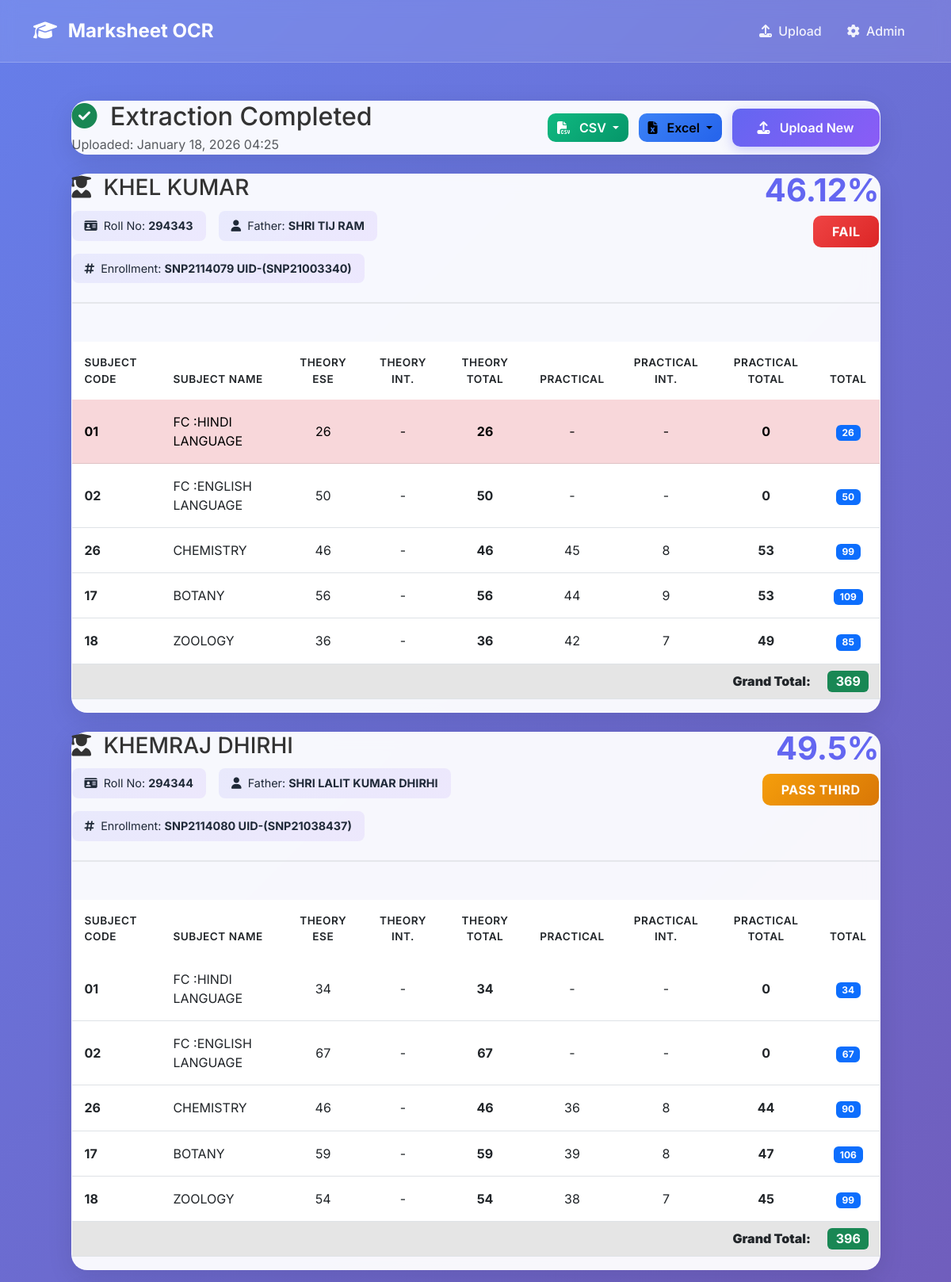
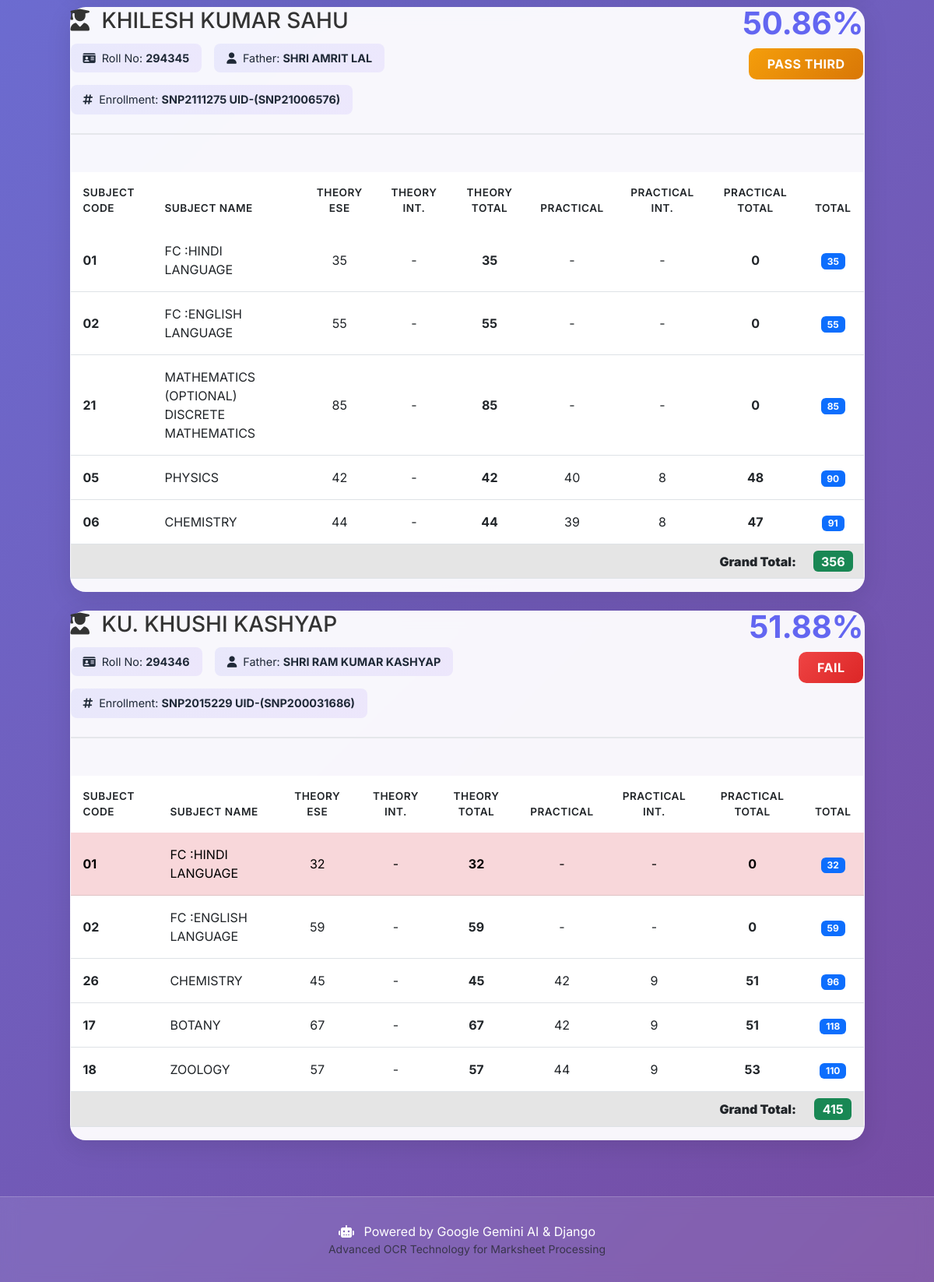
Page /results/9/ on the committed database (2 pictures, top to bottom).
### marksheet_ocr/models.py (models this page shows, shortened)
class MarksheetUpload(models.Model):
    STATUS_CHOICES = [
        ('pending', 'Pending'),
        ('processing', 'Processing'),
        ('completed', 'Completed'),
        ('failed', 'Failed'),
    ]
    image = models.ImageField(upload_to='marksheets/')
    uploaded_at = models.DateTimeField(auto_now_add=True)
    status = models.CharField(max_length=20, choices=STATUS_CHOICES, default='pending')
    error_message = models.TextField(blank=True, null=True)
    class Meta:
        ordering = ['-uploaded_at']

class Student(models.Model):
    upload = models.ForeignKey(MarksheetUpload, on_delete=models.CASCADE, related_name='students')
    roll_number = models.CharField(max_length=50)
    name = models.CharField(max_length=200)
    father_name = models.CharField(max_length=200, blank=True)
    mother_name = models.CharField(max_length=200, blank=True)
    enrollment_number = models.CharField(max_length=100, blank=True)
    class Meta:
        ordering = ['roll_number']
    def get_total_marks(self):
        total = 0
        for mark in self.marks.all():
            total += mark.get_total_marks()
        return total
    def get_percentage(self):
        marks = self.marks.all()
        if not marks:
            return 0
        total_obtained = self.get_total_marks()
        total_maximum = sum(mark.get_maximum_marks() for mark in marks)
        if total_maximum == 0:
            return 0
        return round((total_obtained / total_maximum) * 100, 2)
    def get_result_status(self):
        marks = self.marks.all()
        if not marks:
            return 'N/A'
        for mark in marks:
            if mark.is_failed():
                return 'FAIL'
        percentage = self.get_percentage()
        if percentage >= 75:
            return 'PASS FIRST'
        elif percentage >= 60:
            return 'PASS SECOND'
        elif percentage >= 45:
            return 'PASS THIRD'
        elif percentage >= 33:
            return 'PASS'
        else:
            return 'FAIL'

class Mark(models.Model):
    student = models.ForeignKey(Student, on_delete=models.CASCADE, related_name='marks')
    subject = models.ForeignKey(Subject, on_delete=models.CASCADE)
    theory_ese = models.IntegerField(
        validators=[MinValueValidator(0), MaxValueValidator(100)],
        null=True,
        blank=True,
        help_text="Theory External Semester Examination marks"
    )
    theory_internal = models.IntegerField(
        validators=[MinValueValidator(0), MaxValueValidator(100)],
        null=True,
        blank=True,
        help_text="Theory Internal marks"
    )
    practical_marks = models.IntegerField(
        validators=[MinValueValidator(0), MaxValueValidator(100)],
        null=True,
        blank=True,
        help_text="Practical examination marks"
    )
    practical_internal = models.IntegerField(
        validators=[MinValueValidator(0), MaxValueValidator(100)],
        null=True,
        blank=True,
        help_text="Practical Internal marks"
    )
    class Meta:
        unique_together = ['student', 'subject']
    def get_theory_total(self):
        theory_ese = self.theory_ese or 0
        theory_internal = self.theory_internal or 0
        return theory_ese + theory_internal
    def get_practical_total(self):
        practical = self.practical_marks or 0
        practical_internal = self.practical_internal or 0
        return practical + practical_internal
    def get_total_marks(self):
        return self.get_theory_total() + self.get_practical_total()
    def get_maximum_marks(self):
        max_marks = 0
        if self.theory_ese is not None or self.theory_internal is not None:
            max_marks += 100  # Theory total
        if self.practical_marks is not None or self.practical_internal is not None:
            max_marks += 100  # Practical total
        return max_marks
    def is_failed(self):
        if self.theory_ese is not None and self.theory_ese < 33:
            return True
        if self.practical_marks is not None and self.practical_marks < 33:
            return True
        return False

class Subject(models.Model):
    code = models.CharField(max_length=50)
    name = models.CharField(max_length=200)
    class Meta:
        unique_together = ['code', 'name']

### marksheet_ocr/views.py (the view)
# urls.py: path('results/<int:upload_id>/', views.view_results, name='view_results'),
def view_results(request, upload_id):
    upload = get_object_or_404(MarksheetUpload, id=upload_id)
    students = upload.students.all().prefetch_related('marks__subject')
    return render(request, 'marksheet_ocr/results.html', {
        'upload': upload,
        'students': students
    })

### marksheet_ocr/templates/marksheet_ocr/results.html (shortened to what this page needs)
{% extends 'marksheet_ocr/base.html' %}
{% block content %}
<div class="container my-5">
    <div class="row justify-content-center">
        <div class="col-lg-11">
            <div class="glass-card mb-4">
                <div class="card-body">
                    <div class="d-flex justify-content-between align-items-center">
                        <div>
                            <h2 class="mb-1">
                                <i class="fas fa-check-circle text-success me-2"></i>
                                Extraction Completed
                            </h2>
                            <p class="text-muted mb-0">
                                Uploaded: {{ upload.uploaded_at|date:"F d, Y H:i" }}
                            </p>
                        </div>
                        <div>
                            <div class="btn-group me-2" role="group">
                                <button type="button" class="btn btn-success dropdown-toggle" data-bs-toggle="dropdown">
                                    <i class="fas fa-file-csv me-2"></i>
                                    CSV
                                </button>
                            </div>
                            <div class="btn-group me-2" role="group">
                                <button type="button" class="btn btn-info dropdown-toggle" data-bs-toggle="dropdown">
                                    <i class="fas fa-file-excel me-2"></i>
                                    Excel
                                </button>
                            </div>
                            <a href="{% url 'upload_marksheet' %}" class="btn btn-primary">
                                <i class="fas fa-upload me-2"></i>
                                Upload New
                            </a>
                        </div>
                    </div>
                </div>
            </div>
            {% for student in students %}
            <div class="glass-card mb-4">
                <div class="card-body">
                    <div class="student-header mb-4">
                        <div class="row">
                            <div class="col-md-8">
                                <h3 class="mb-2">
                                    <i class="fas fa-user-graduate me-2"></i>
                                    {{ student.name }}
                                </h3>
                                <div class="student-info">
                                    <span class="info-badge">
                                        <i class="fas fa-id-card me-1"></i>
                                        Roll No: <strong>{{ student.roll_number }}</strong>
                                    </span>
                                    {% if student.father_name %}
                                    <span class="info-badge">
                                        <i class="fas fa-user me-1"></i>
                                        Father: <strong>{{ student.father_name }}</strong>
                                    </span>
                                    {% endif %}
                                    {% if student.enrollment_number %}
                                    <span class="info-badge">
                                        <i class="fas fa-hashtag me-1"></i>
                                        Enrollment: <strong>{{ student.enrollment_number }}</strong>
                                    </span>
                                    {% endif %}
                                </div>
                            </div>
                            <div class="col-md-4 text-end">
                                <div class="result-summary">
                                    <div class="percentage-badge">
                                        {{ student.get_percentage }}%
                                    </div>
                                    <div class="result-badge result-{{ student.get_result_status|lower|cut:' ' }}">
                                        {{ student.get_result_status }}
                                    </div>
                                </div>
                            </div>
                        </div>
                    </div>
                    <div class="table-responsive">
                        <table class="table marks-table">
                            <thead>
                                <tr>
                                    <th>Subject Code</th>
                                    <th>Subject Name</th>
                                    <th class="text-center">Theory ESE</th>
                                    <th class="text-center">Theory Int.</th>
                                    <th class="text-center">Theory Total</th>
                                    <th class="text-center">Practical</th>
                                    <th class="text-center">Practical Int.</th>
                                    <th class="text-center">Practical Total</th>
                                    <th class="text-center">Total</th>
                                </tr>
                            </thead>
                            <tbody>
                                {% for mark in student.marks.all %}
                                <tr class="{% if mark.is_failed %}table-danger{% endif %}">
                                    <td><strong>{{ mark.subject.code }}</strong></td>
                                    <td>{{ mark.subject.name }}</td>
                                    <td class="text-center">{{ mark.theory_ese|default:"-" }}</td>
                                    <td class="text-center">{{ mark.theory_internal|default:"-" }}</td>
                                    <td class="text-center"><strong>{{ mark.get_theory_total }}</strong></td>
                                    <td class="text-center">{{ mark.practical_marks|default:"-" }}</td>
                                    <td class="text-center">{{ mark.practical_internal|default:"-" }}</td>
                                    <td class="text-center"><strong>{{ mark.get_practical_total }}</strong></td>
                                    <td class="text-center">
                                        <span class="badge bg-primary">{{ mark.get_total_marks }}</span>
                                    </td>
                                </tr>
                                {% endfor %}
                            </tbody>
                            <tfoot>
                                <tr class="table-active">
                                    <td colspan="8" class="text-end"><strong>Grand Total:</strong></td>
                                    <td class="text-center">
                                        <span class="badge bg-success fs-6">{{ student.get_total_marks }}</span>
                                    </td>
                                </tr>
                            </tfoot>
                        </table>
                    </div>
                </div>
            </div>
            {% endfor %}
        </div>
    </div>
</div>
{% endblock %}

### marksheet_ocr/static/css/style.css (style rules this page uses)
:root { --primary-color: #6366f1; --secondary-color: #8b5cf6; --success-color: #10b981; --danger-color: #ef4444; --warning-color: #f59e0b; --info-color: #3b82f6; --dark-color: #1f2937; --light-color: #f9fafb; --glass-bg: rgba(255, 255, 255, 0.1); --glass-border: rgba(255, 255, 255, 0.2); }
* { margin: 0; padding: 0; box-sizing: border-box; }
body { font-family: 'Inter', sans-serif; background: linear-gradient(135deg, #667eea 0%, #764ba2 100%); min-height: 100vh; color: #333; }
.glass-card { background: rgba(255, 255, 255, 0.95); backdrop-filter: blur(10px); border-radius: 20px; border: 1px solid rgba(255, 255, 255, 0.3); box-shadow: 0 8px 32px rgba(0, 0, 0, 0.1); transition: transform 0.3s ease, box-shadow 0.3s ease; animation: fadeIn 0.8s ease; }
.btn-primary { background: linear-gradient(135deg, var(--primary-color) 0%, var(--secondary-color) 100%); border: none; padding: 0.75rem 2rem; font-weight: 600; border-radius: 10px; transition: all 0.3s ease; box-shadow: 0 4px 15px rgba(99, 102, 241, 0.3); }
.btn-success { background: linear-gradient(135deg, #10b981 0%, #059669 100%); border: none; font-weight: 600; border-radius: 10px; transition: all 0.3s ease; }
.btn-info { background: linear-gradient(135deg, #3b82f6 0%, #2563eb 100%); border: none; font-weight: 600; border-radius: 10px; transition: all 0.3s ease; }
.student-header { padding-bottom: 1.5rem; border-bottom: 2px solid #e5e7eb; }
.student-info { display: flex; flex-wrap: wrap; gap: 1rem; margin-top: 0.75rem; }
.info-badge { background: linear-gradient(135deg, rgba(99, 102, 241, 0.1) 0%, rgba(139, 92, 246, 0.1) 100%); padding: 0.5rem 1rem; border-radius: 8px; font-size: 0.9rem; color: var(--dark-color); }
.result-summary { display: flex; flex-direction: column; align-items: flex-end; gap: 0.75rem; }
.percentage-badge { font-size: 2.5rem; font-weight: 700; color: var(--primary-color); line-height: 1; }
.result-badge { padding: 0.5rem 1.5rem; border-radius: 10px; font-weight: 700; font-size: 1rem; text-transform: uppercase; letter-spacing: 0.5px; }
.result-passthird { background: linear-gradient(135deg, #f59e0b 0%, #d97706 100%); color: white; }
.result-fail { background: linear-gradient(135deg, #ef4444 0%, #dc2626 100%); color: white; }
.marks-table { margin-top: 1.5rem; }
.marks-table thead { background: linear-gradient(135deg, var(--primary-color) 0%, var(--secondary-color) 100%); color: white; }
.marks-table thead th { border: none; padding: 1rem; font-weight: 600; text-transform: uppercase; font-size: 0.85rem; letter-spacing: 0.5px; }
.marks-table tbody tr { transition: all 0.3s ease; }
.marks-table tbody td { padding: 1rem; vertical-align: middle; }
.marks-table tfoot { background: #f9fafb; font-weight: 700; }

### rows in the picture
MarksheetUpload: uploaded_at "January 18, 2026 04:25"
Student: name "KHEL KUMAR", roll_number "294343", father_name "SHRI TIJ RAM", enrollment_number "SNP2114079 UID-(SNP21003340)", get_percentage "46.12", get_result_status "FAIL", get_total_marks "369"
Mark: subject.code "01", subject.name "FC :HINDI LANGUAGE", theory_ese "26", theory_internal "-", get_theory_total "26", practical_marks "-", practical_internal "-", get_practical_total "0", get_total_marks "26"
Mark: subject.code "02", subject.name "FC :ENGLISH LANGUAGE", theory_ese "50", theory_internal "-", get_theory_total "50", practical_marks "-", practical_internal "-", get_practical_total "0", get_total_marks "50"
Mark: subject.code "26", subject.name "CHEMISTRY", theory_ese "46", theory_internal "-", get_theory_total "46", practical_marks "45", practical_internal "8", get_practical_total "53", get_total_marks "99"
Mark: subject.code "17", subject.name "BOTANY", theory_ese "56", theory_internal "-", get_theory_total "56", practical_marks "44", practical_internal "9", get_practical_total "53", get_total_marks "109"
Mark: subject.code "18", subject.name "ZOOLOGY", theory_ese "36", theory_internal "-", get_theory_total "36", practical_marks "42", practical_internal "7", get_practical_total "49", get_total_marks "85"
Student: name "KHEMRAJ DHIRHI", roll_number "294344", father_name "SHRI LALIT KUMAR DHIRHI", enrollment_number "SNP2114080 UID-(SNP21038437)", get_percentage "49.5", get_result_status "PASS THIRD", get_total_marks "396"
Mark: subject.code "01", subject.name "FC :HINDI LANGUAGE", theory_ese "34", theory_internal "-", get_theory_total "34", practical_marks "-", practical_internal "-", get_practical_total "0", get_total_marks "34"
Mark: subject.code "02", subject.name "FC :ENGLISH LANGUAGE", theory_ese "67", theory_internal "-", get_theory_total "67", practical_marks "-", practical_internal "-", get_practical_total "0", get_total_marks "67"
Mark: subject.code "26", subject.name "CHEMISTRY", theory_ese "46", theory_internal "-", get_theory_total "46", practical_marks "36", practical_internal "8", get_practical_total "44", get_total_marks "90"
Mark: subject.code "17", subject.name "BOTANY", theory_ese "59", theory_internal "-", get_theory_total "59", practical_marks "39", practical_internal "8", get_practical_total "47", get_total_marks "106"
Mark: subject.code "18", subject.name "ZOOLOGY", theory_ese "54", theory_internal "-", get_theory_total "54", practical_marks "38", practical_internal "7", get_practical_total "45", get_total_marks "99"
Student: name "KHILESH KUMAR SAHU", roll_number "294345", father_name "SHRI AMRIT LAL", enrollment_number "SNP2111275 UID-(SNP21006576)", get_percentage "50.86", get_result_status "PASS THIRD", get_total_marks "356"
Mark: subject.code "01", subject.name "FC :HINDI LANGUAGE", theory_ese "35", theory_internal "-", get_theory_total "35", practical_marks "-", practical_internal "-", get_practical_total "0", get_total_marks "35"
Mark: subject.code "02", subject.name "FC :ENGLISH LANGUAGE", theory_ese "55", theory_internal "-", get_theory_total "55", practical_marks "-", practical_internal "-", get_practical_total "0", get_total_marks "55"
Mark: subject.code "21", subject.name "MATHEMATICS (OPTIONAL) DISCRETE MATHEMATICS", theory_ese "85", theory_internal "-", get_theory_total "85", practical_marks "-", practical_internal "-", get_practical_total "0", get_total_marks "85"
Mark: subject.code "05", subject.name "PHYSICS", theory_ese "42", theory_internal "-", get_theory_total "42", practical_marks "40", practical_internal "8", get_practical_total "48", get_total_marks "90"
Mark: subject.code "06", subject.name "CHEMISTRY", theory_ese "44", theory_internal "-", get_theory_total "44", practical_marks "39", practical_internal "8", get_practical_total "47", get_total_marks "91"
Student: name "KU. KHUSHI KASHYAP", roll_number "294346", father_name "SHRI RAM KUMAR KASHYAP", enrollment_number "SNP2015229 UID-(SNP200031686)", get_percentage "51.88", get_result_status "FAIL", get_total_marks "415"
Mark: subject.code "01", subject.name "FC :HINDI LANGUAGE", theory_ese "32", theory_internal "-", get_theory_total "32", practical_marks "-", practical_internal "-", get_practical_total "0", get_total_marks "32"
Mark: subject.code "02", subject.name "FC :ENGLISH LANGUAGE", theory_ese "59", theory_internal "-", get_theory_total "59", practical_marks "-", practical_internal "-", get_practical_total "0", get_total_marks "59"
Mark: subject.code "26", subject.name "CHEMISTRY", theory_ese "45", theory_internal "-", get_theory_total "45", practical_marks "42", practical_internal "9", get_practical_total "51", get_total_marks "96"
Mark: subject.code "17", subject.name "BOTANY", theory_ese "67", theory_internal "-", get_theory_total "67", practical_marks "42", practical_internal "9", get_practical_total "51", get_total_marks "118"
Mark: subject.code "18", subject.name "ZOOLOGY", theory_ese "57", theory_internal "-", get_theory_total "57", practical_marks "44", practical_internal "9", get_practical_total "53", get_total_marks "110"
